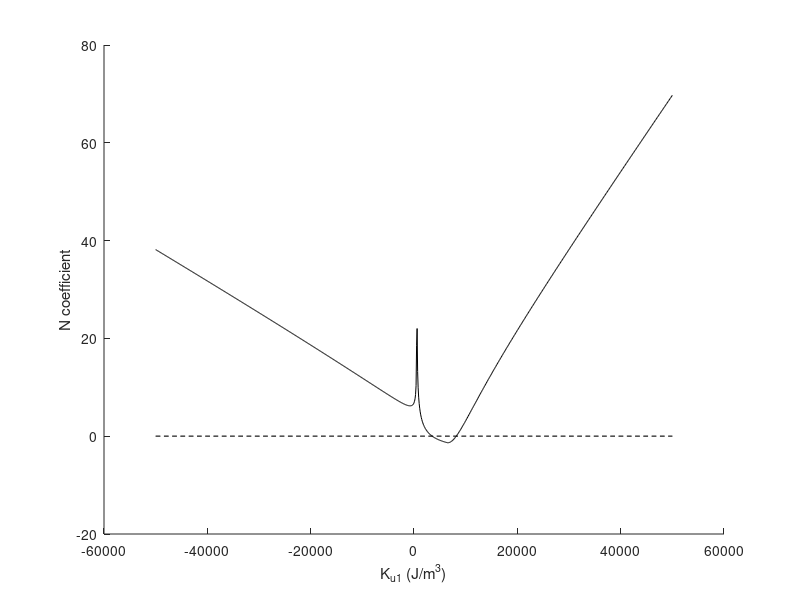

Write MATLAB code to recreate this figure.
%calculate nonlinearity coefficient
%define constants
Ku = (-5:0.01:5)*10^4; %J/m^3
muMs = 0.0942;%G
mu = 4*pi*10^(-7);
% disp(mu);
Ms = muMs/mu; %A/m
Hk = 2*Ku/muMs;%PMA field
Meff = Ms-Hk;
muHext = 0.08; %T
Hext = muHext/mu;
gamma = 180/(2*pi); %gyromagnetic ratio

theta = pi/2+asin(Hext./(Meff));
index = round((6563 - Ku(1))/(Ku(end)-Ku(1)) * numel(theta));
theta(1:index) = 0; % for Ku1 < 6563, the solution for asin is undefined, so here define them as 0
% plot(Ku, theta);
% disp(theta);
Hm = sqrt(Meff.^2 .* (sin(theta)).^2 + Hext.^2);% effective internal magnetic field
% plot(Ku, Hm);

A = gamma*mu*(Hm-0.5*Meff.*(cos(theta)).^2);
B = -0.5*gamma*mu*Meff.*(cos(theta)).^2;
% disp(B);
V = -gamma*mu*(Meff).*cos(theta).* sin(theta);
U1 = gamma*mu*(Meff).*(3/2.*(cos(theta)).^2-1);
U2 = -0.5*B;
omega = sqrt(A.^2-abs(B).^2);
% plot(Ku,omega);

%Bogoliubov transformation coeffcients
u = sign(A) .* sqrt((A + omega) ./ (2 .* omega));
% disp(u);
v = conj(B)./abs(B) .* sqrt((A - omega) ./ (2 .* omega));
disp(v);

T = (3*(u.^2+abs(v).^2).^2 - 1) .* U1/2 - 3 * u.*(u.^2 + abs(v).^2).*(v.* U2 + conj(v).*conj(U2));
W1 = 3*(u.^2+abs(v).^2).*(u.*V-conj(v).* conj(V))/2 - (u.*V+conj(v).*conj(V))/2;
W2 = - u .* conj(v) .* (u .* V - conj(v) .* conj(V));

% N-coefficient
N =  (2 * omega./A) .* (T - 3*((abs(W1).^2 + abs(W2).^2)./omega));
hold on;
plot(Ku, N, '-', 'color', 'black');
plot(Ku, zeros(size(Ku)), '--','color', 'black', 'LineWidth', 1); 
xlabel('K_{u1} (J/m^3)');
ylabel('N coefficient');


